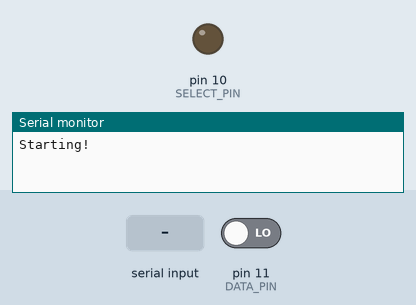
Recording of a sketch running on a simulated Arduino Uno, built with avr-gcc and run on an emulated ATmega328P. Parts: output pins drawn as LEDs (lit = HIGH), the last lines printed to the serial monitor. Inputs (shaded band) come from the test bench; at power-on: pin 11 (DATA_PIN) LOW. Pins used as bus, display or sensor lines are not drawn.

Above: at 1.2 s.
1.3 s: "get" received over Serial
At 2.51 s:
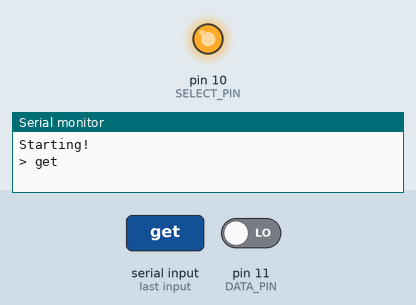
4.0 s: "help" received over Serial
6.6 s: "clk" received over Serial
Timing chart, 0 to 9.6 s (numbered marks = the images above; inputs shaded):
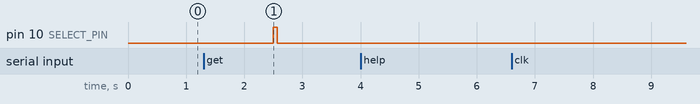

The sketch:

Test_Code.ino
```cpp
String cmd;
int moduleCount = 5;
int ptime = 10;

#define CLK_PIN 9
#define DATA_PIN 11
#define SELECT_PIN 10

void setup() {
  Serial.begin(9600);
  Serial.println("Starting!");

  // Set up pins
  pinMode(CLK_PIN, OUTPUT);
  pinMode(DATA_PIN, INPUT);
  pinMode(SELECT_PIN, OUTPUT);

  delay(10);
  //Serial.println(F("Syntax: p[2-digit pin id] [value 5-25]"));
}

void pulse() {
  digitalWrite(CLK_PIN, HIGH);
  delay(ptime);
  digitalWrite(CLK_PIN, LOW);
  delay(ptime);
}

void resetRegister() {
  for (int i = 0; i < moduleCount; i++) {
    pulse();
  }
}

int readData() {
  delay(10);
  return digitalRead(DATA_PIN);
}

void execute(String command) {
  if (command.substring(0, 4) == "help") {
    // Help command
    Serial.println(F("----------- Available Commands: -----------"));
    Serial.println(F("  help       - Prints this message"));
    Serial.println(F("  clk        - Sends a pulse on the CLK line"));
    Serial.println(F("  reset      - Pulses the CLK enough times to clear the shift register"));
    Serial.println(F("  get        - Gathers and prints the states of all modules"));
    Serial.println(F("  set        - Sets the number of modules"));
    Serial.println(F("  data       - Gets the current state of the DATA line"));
    Serial.println(F("  select [X] - Sets the SELECT line to 0 or 1"));
    Serial.println(F("  ptime [X]  - Sets the pulse half-time"));
    Serial.println(F("  con        - Powers the clock line"));
    Serial.println(F("  coff       - Unpowers the clock line"));
    Serial.println(F("-------------------------------------------"));

  } else if (command.substring(0, 3) == "clk") {
    // Send a pulse along the clock line
    pulse();
    int dataLine = readData();
    Serial.print(F("DATA Pin is now: "));
    Serial.println(dataLine);

  } else if (command.substring(0, 5) == "reset") {
    // Pulses the clock enough times to clear the shift register
    resetRegister();

  } else if (command.substring(0, 3) == "get") {
    // Gets and prints the state of each module
    // Reset the register
    resetRegister();
    // Prime the select line
    digitalWrite(SELECT_PIN, HIGH);
    delay(50);
    pulse();
    digitalWrite(SELECT_PIN, LOW);
    delay(50);
    for (int i = 0; i < moduleCount; i++) {
      int value = readData();
      Serial.print(i);
      Serial.print(F(": "));
      Serial.println(value);
      pulse();
      //delay(50);
    }

  } else if (command.substring(0, 3) == "set") {
    // Sets the module count to the provided number
    moduleCount = (command.substring(4)).toInt();

  } else if (command.substring(0, 4) == "data") {
    // Prints the current state of the data pin
    Serial.println(readData());

  } else if (command.substring(0, 6) == "select") {
    // Prints the current state of the data pin
    int newState = (command.substring(7, 8)).toInt();
    digitalWrite(SELECT_PIN, newState);

  } else if (command.substring(0, 5) == "ptime") {
    // Prints the current state of the data pin
    int ptime = (command.substring(6)).toInt();
    Serial.print(F(">Set to "));
    Serial.println(ptime);

  } else if (command.substring(0, 3) == "con") {
    // Prints the current state of the data pin
    digitalWrite(CLK_PIN, HIGH);

  } else if (command.substring(0, 4) == "coff") {
    // Prints the current state of the data pin
    digitalWrite(CLK_PIN, LOW);
  }
}

void loop() {
  if(Serial.available() > 0) {
    delay(100);
    cmd = "";
    while (Serial.available() > 0) {
      cmd += Serial.readString();
    }
    Serial.print(F("> "));

    Serial.println(cmd);
    execute(cmd);
  }
  delay(10);
}
```

Measured:
- after the input at 1.3 s, pin 10 (SELECT_PIN): LOW → HIGH after 1.2 s, → LOW 0.07 s later
